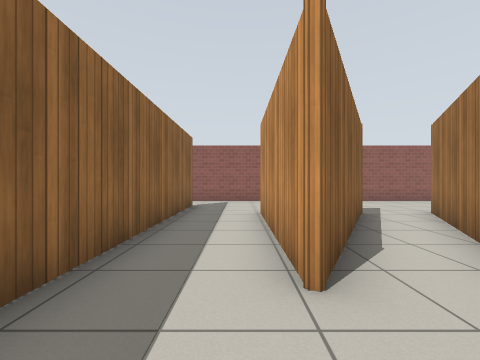
View 1 (above)

24 first-person views from a walk through a robot-simulator world made for Gazebo. The camera is 0.94 m above the floor, looks level and sees 90° across. The floor is counted in squares, 1 m on a side. Each view is taken from the middle of a square. On the plan, view 1 faces up. The plan holds only what a view shows up to about 10 squares ahead; the rest is blank. Simple patterns stand in for the simulator's built-in surfaces.

View 2
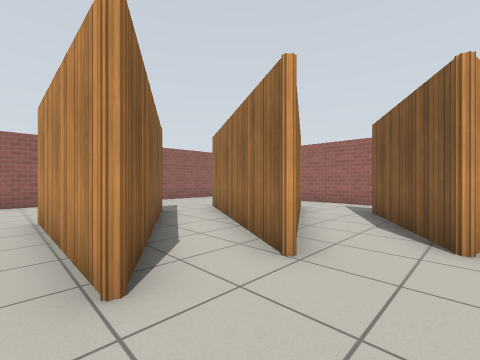

View 3
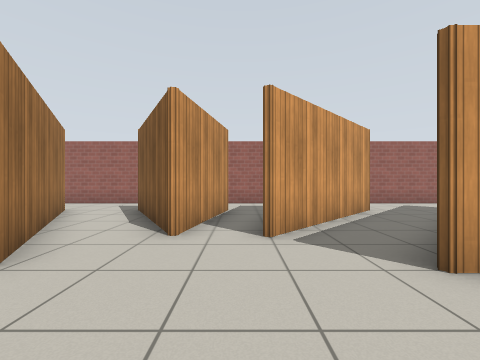

View 4
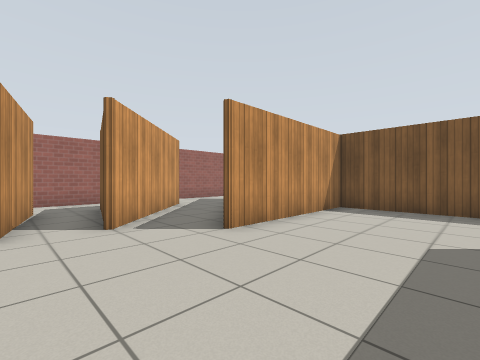

View 5
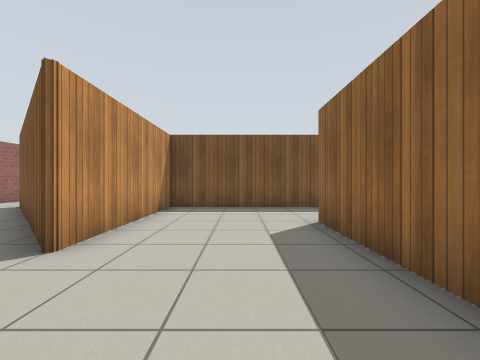

View 6
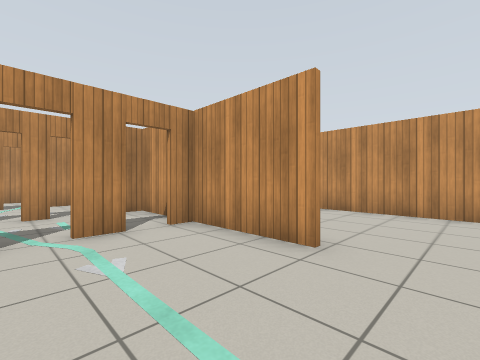

View 7
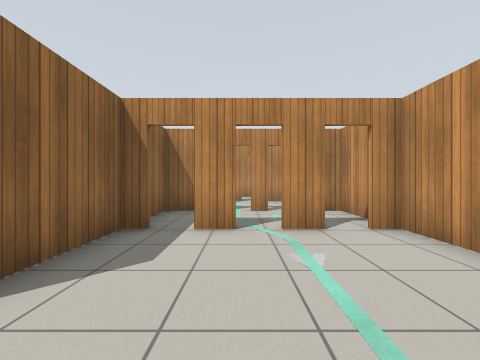

View 8
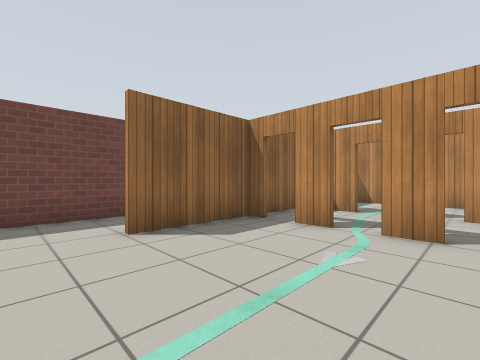

View 9
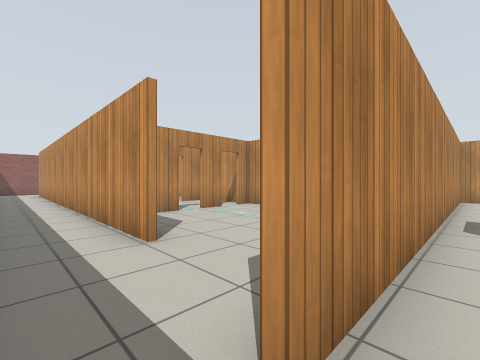

View 10
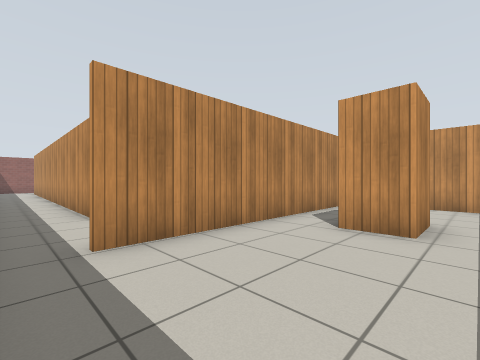

View 11
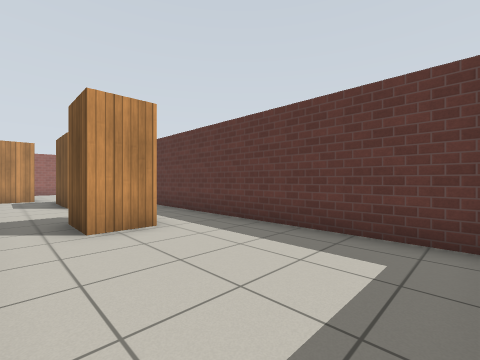

View 12
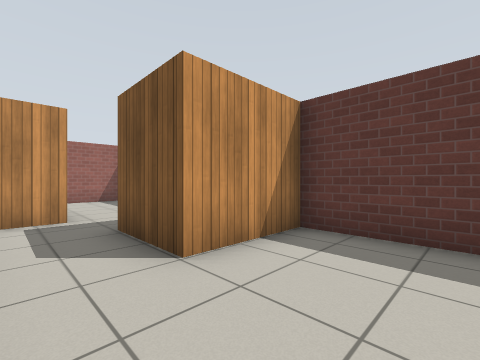

View 13
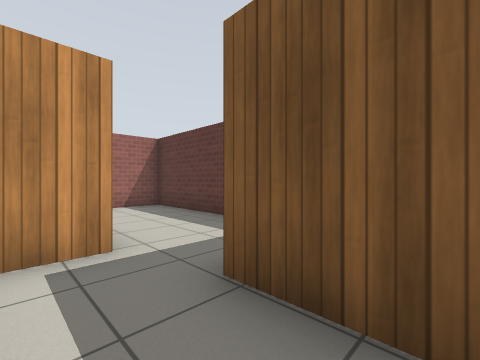

View 14
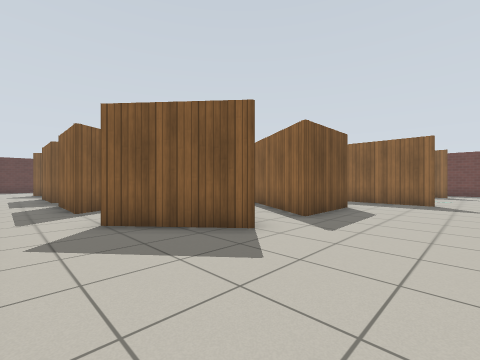

View 15
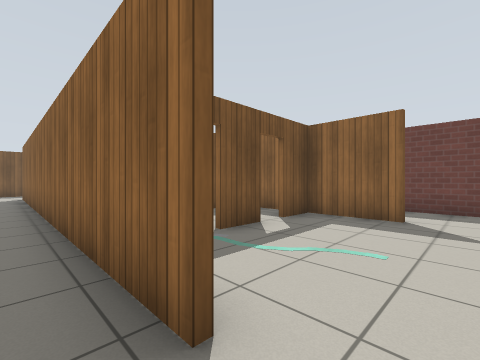

View 16
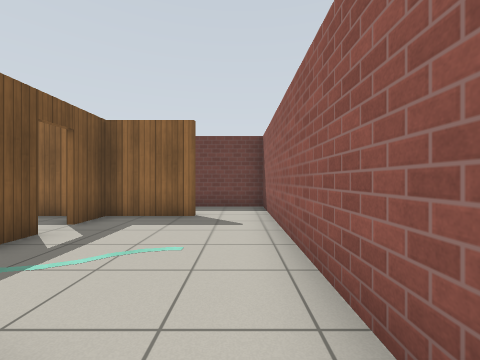

View 17
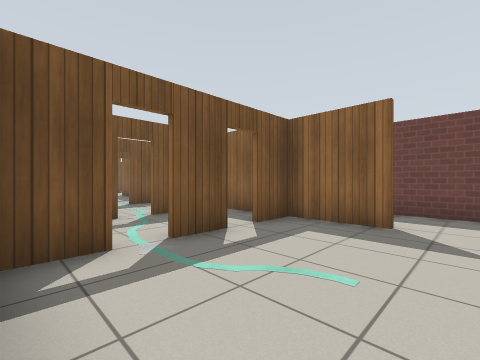

View 18
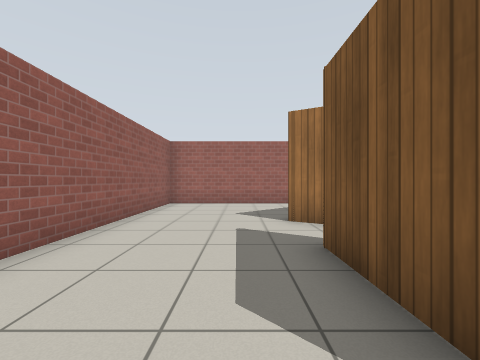

View 19
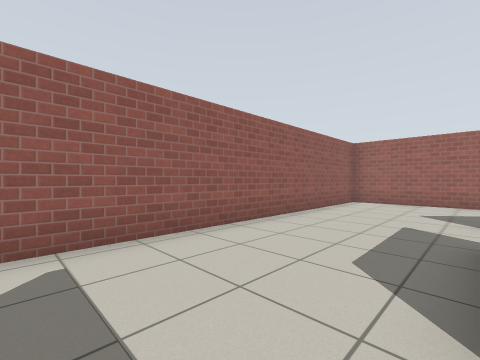

View 20
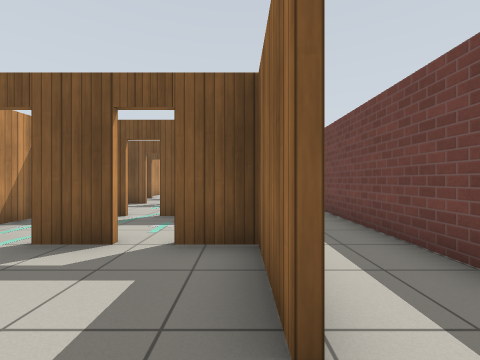

View 21
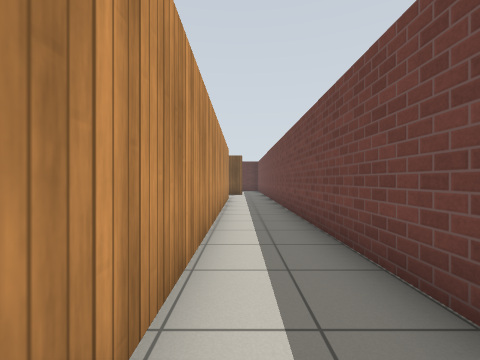

View 22
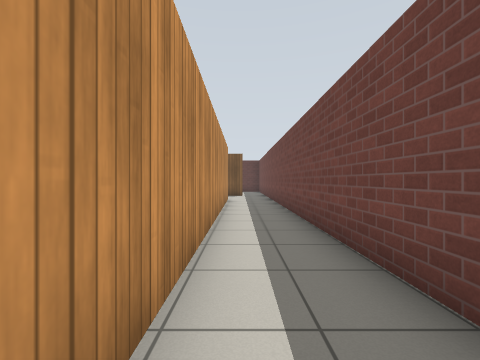

View 23
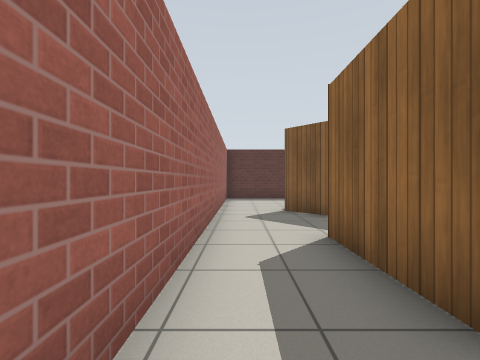

View 24
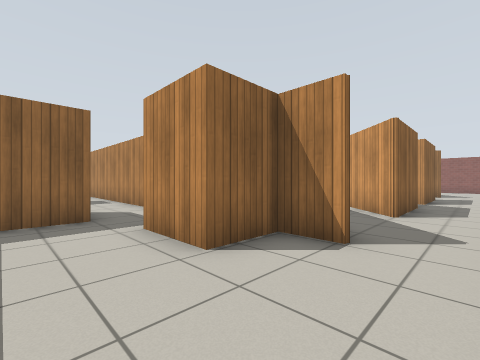

### Floor plan
Points are (right, up) in squares from view 1. A wall is a line through its corners. A room is listed if a view was taken in it or the views show most of it. See-through windows are left out.
Room 1 (views 1, 2, 3, 4, 5)
walls: (3.9, 0.1) (6.7, 1.7); (-1.8, 2.5) (-1.8, -5.4); (1.7, 3.8) (0.6, 1.8); (5.3, 3.2) (2.4, 1.5) (3.3, 3); (-2.8, -8.3) (2.4, -8.3) (2.4, -3)
ways out: opening at (-2, -6.5) to room 2; opening at (-0.5, 3) to room 5; opening at (5, -1) to room 5; opening at (6, 3) to room 5; opening at (4, -3) to room 7
Room 2 (views 6, 7, 8)
walls: (-5, -2.4) (-5.9, -2.4); (-3.3, -2.4) (-4.3, -2.4); (-1.9, -5.5) (-1.9, -2.4); (-7.3, -2.4) (-7.3, -5.5)
ways out: opening at (-2, -6.5) to room 1; opening at (-7, -6.5) to room 5; open door at (-5, -2) to room 9
Room 3 (views 9, 10, 11)
walls: (-4.6, -8.4) (-8.3, -8.4); (-4.3, -11.3) (-4.3, -10); (-9, -13.2) (-4.6, -13.2)
ways out: opening at (-3.5, -12) to room 4; opening at (-3.5, -9) to room 4; opening at (-9, -8) to room 5
Room 4 (views 12, 13)
walls: (-2.9, -11.3) (-4.3, -11.3); (-4.3, -10) (-2.9, -10); (4.4, -10) (4.4, -8.4) (-4.6, -8.4); (-4.6, -13.2) (0.6, -13.2) (0.6, -10.6) (2.8, -10.6) (2.8, -12)
ways out: opening at (-3.5, -12) to room 3; opening at (-3.5, -9) to room 3; opening at (5.5, -11.5) to room 5
Room 5 (views 14, 15, 16, 17, 18, 19, 20, 21, 22, 23, 24)
walls: (0.6, 1.8) (0.6, 6.8) (3.5, 6.8) (1.7, 3.8); (3.3, 3) (5.5, 6.9) (7.6, 4.5) (5.3, 3.2); (-3.1, 6.5) (-2, 6.5); (-1.8, 8.9) (-1.8, 2.5); (-5.3, 6.5) (-3.9, 6.5); (6.7, 1.7) (7.5, 2.2) (7.5, -0.6) (3.9, 0.1); (5.1, -1.7) (7.5, -2.3) (7.5, -5.1); (-7.3, 8.9) (-7.3, 6.5) (-6, 6.5); (9.7, 2.8) (9.7, 10.8) (-9.5, 10.8) (-9.5, -7); (5.3, -5.9) (7.7, -8.4) (6.4, -8.4) (6.4, -10) (4.4, -10); (-7.4, -5.5) (-7.4, 6.5); (5.7, -13.2) (9.7, -13.2) (9.7, -0.5)
ways out: opening at (-0.5, 3) to room 1; opening at (5, -1) to room 1; opening at (6, 3) to room 1; opening at (-7, -6.5) to room 2; opening at (-9, -8) to room 3; opening at (5.5, -11.5) to room 4; opening at (6, -6) to room 7; open door at (-4.4, 6.4) to room 8
Room 6 (no view inside)
walls: (-4.9, 3.6) (-6.5, 3.6); (-6.4, 0.5) (-5.5, 0.5); (-3.3, 0.5) (-2.5, 0.5); (-3.1, 3.6) (-3.9, 3.6)
ways out: open door at (-4.5, 4) to room 8; open door at (-4, 0) to room 9
Room 7 (no view inside)
walls: (2.7, -3.3) (5.3, -5.9); (7.5, -5.1) (3.9, -1.5)
ways out: opening at (4, -3) to room 1; opening at (6, -6) to room 5
Room 8 (no view inside)
walls: (-4.4, 6.3) (-4.9, 6.3); (-6.1, 3.8) (-4.9, 3.8); (-7.3, 5.5) (-7.3, 4.1); (-1.9, 4.1) (-1.9, 5)
ways out: open door at (-4.4, 6.4) to room 5; open door at (-4.5, 4) to room 6
Room 9 (no view inside)
walls: (-5.5, 0.3) (-7.3, 0.3) (-7.3, -1.8); (-4.1, 0.3) (-4.8, 0.3); (-1.9, -1.2) (-1.9, 0.3) (-3.3, 0.3)
ways out: open door at (-5, -2) to room 2; open door at (-4, 0) to room 6

Positions as (right, up) in squares from view 1, and headings:
1: (0, 0), facing up
2: (0, 0), facing up-right
3: (0, -1), facing right
4: (-1, 0), facing down-right
5: (0, 0), facing down
6: (-5, -7), facing up-right
7: (-5, -7), facing up
8: (-3, -7), facing up-left
9: (-9, -9), facing up-right
10: (-9, -12), facing up-right
11: (-9, -9), facing down-right
12: (-2, -9), facing down-right
13: (1, -9), facing down-right
14: (9, 10), facing down-left
15: (-1, 10), facing down-left
16: (-1, 10), facing left
17: (-2, 10), facing down-left
18: (0, 8), facing right
19: (-1, 7), facing up-right
20: (-7, 10), facing down
21: (-8, 7), facing down
22: (-8, 6), facing down
23: (9, -1), facing down
24: (9, -12), facing up-left
